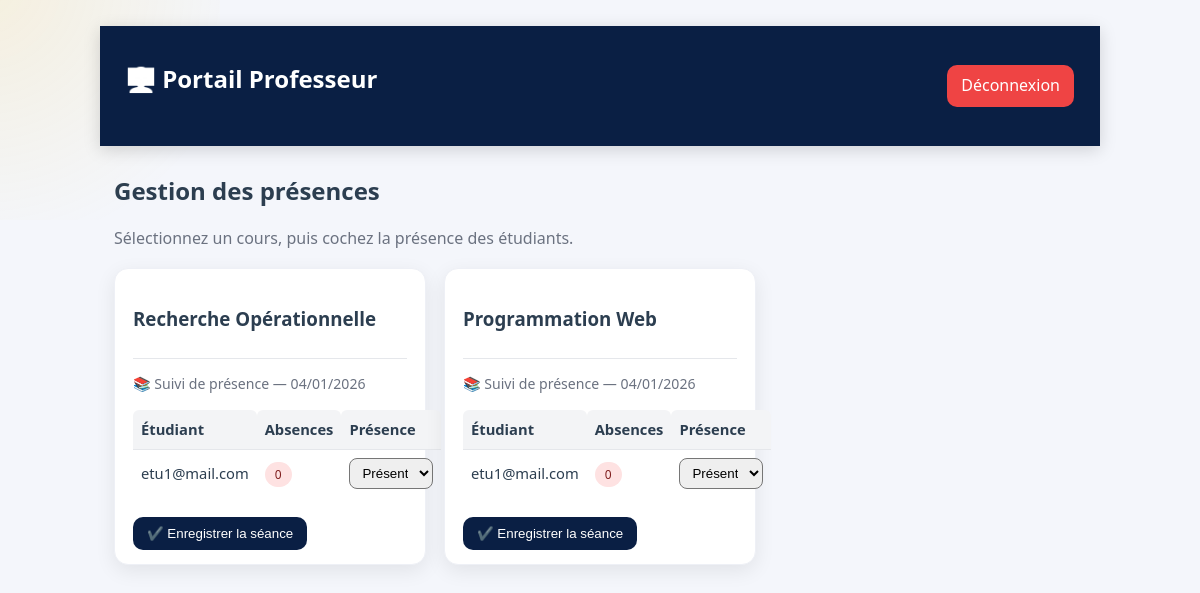
/prof.php (signed in), run on the app's committed database.
### tables this page shows
CREATE TABLE IF NOT EXISTS courses (
  id INT AUTO_INCREMENT PRIMARY KEY,
  name VARCHAR(100)
);

CREATE TABLE IF NOT EXISTS users (
  id INT AUTO_INCREMENT PRIMARY KEY,
  email VARCHAR(50),
  password VARCHAR(255),
  role ENUM('etudiant','prof')
);

### prof.php (the view, shortened to what this page needs)
<?php
$pdo = new PDO("mysql:host=localhost;dbname=liu_mr;charset=utf8mb4","root","");
$pdo->setAttribute(PDO::ATTR_ERRMODE, PDO::ERRMODE_EXCEPTION);
$courses = $pdo->query("SELECT * FROM courses");
?>
<!DOCTYPE html>
<html lang="fr">
<head>
<link rel="stylesheet" href="../style.css">
</head>
<body class="dashboard">
<nav class="navbar">
  <h2 class="logo">👨‍🏫 Portail Professeur</h2>
  <a href="prof.php?logout=1" class="logout-btn">Déconnexion</a>
</nav>
<section class="dashboard fade-in">
  <h1 class="page-title">Gestion des présences</h1>
  <p class="subtitle">Sélectionnez un cours, puis cochez la présence des étudiants.</p>
  <div class="cards">
  <?php while ($course = $courses->fetch(PDO::FETCH_ASSOC)) { ?>
    <div class="card">
        <div class="header-line">
          <h3><?php echo htmlspecialchars($course['name']); ?></h3>
        </div>
        <p class="small-info">
          📚 Suivi de présence — <?php echo date("d/m/Y"); ?>
        </p>
        <form method="post" class="attendance-form">
          <table class="table">
            <tr>
              <th>Étudiant</th>
              <th>Absences</th>
              <th>Présence</th>
            </tr>
            <?php
              $students = $pdo->query("SELECT * FROM users WHERE role='etudiant'");
              while ($s = $students->fetch(PDO::FETCH_ASSOC)) {
                  $abs_stmt = $pdo->prepare("
                      SELECT COUNT(*) FROM attendance
                      WHERE user_id = ? AND course_id = ? AND present = 0
                  ");
                  $abs_stmt->execute([$s['id'], $course['id']]);
                  $abs = $abs_stmt->fetchColumn();
            ?>
            <tr>
              <td><?php echo htmlspecialchars($s['email']); ?></td>
              <td>
                <span class="badge abs"><?php echo $abs; ?></span>
              </td>
              <td>
                <select name="presence[<?php echo $s['id']; ?>]">
                    <option value="1">Présent</option>
                </select>
              </td>
            </tr>
            <?php } ?>
          </table>
          <button type="submit" class="btn-primary save">
            ✔️ Enregistrer la séance
          </button>
        </form>
    </div>
  <?php } ?>
  </div>
</section>
</body>
</html>

### style.css (style rules this page uses)
:root { --primary-color: #1e3a5f; --secondary-color: #ffc107; --accent-color: #e74c3c; --text-dark: #2c3e50; --text-light: #7f8c8d; --bg-light: #f8f9fa; --border-radius: 8px; --box-shadow: 0 4px 15px rgba(0,0,0,0.1); --transition: all 0.3s ease; }
body { margin: 0; font-family: 'Poppins', 'Segoe UI', Arial, sans-serif; background: linear-gradient(120deg, #f8f9fa 0%, #e6eaf0 100%) fixed; color: var(--text-dark); line-height: 1.6; min-height: 100vh; position: relative; }
body::before { content: ''; position: fixed; top: -120px; left: -120px; width: 340px; height: 340px; background: radial-gradient(circle at 30% 30%, var(--secondary-color) 0%, transparent 80%); opacity: 0.12; z-index: 0; pointer-events: none; }
body::after { content: ''; position: fixed; bottom: -100px; right: -100px; width: 260px; height: 260px; background: radial-gradient(circle at 70% 70%, var(--primary-color) 0%, transparent 80%); opacity: 0.10; z-index: 0; pointer-events: none; }
.navbar { display: flex; align-items: center; justify-content: space-between; padding: 1rem 2rem; position: relative; max-width: 1400px; margin: 0 auto; width: 100%; box-sizing: border-box; }
.logo { height: 52px; margin-right: 1.5rem; filter: brightness(0) invert(1); transition: var(--transition); }

### prof.php (style rules this page uses)
body { background:#f4f6fb }
.navbar { display:flex; justify-content:space-between; align-items:center; padding:14px 26px; background:#0a1f44; color:white; box-shadow:0 4px 16px rgba(0,0,0,.15); }
.logo { font-weight:700 }
.logout-btn { background:#ef4444; color:white; text-decoration:none; padding:8px 14px; border-radius:10px; transition:.2s; }
.dashboard { max-width:1000px; margin:26px auto; padding:0 14px 60px; }
.page-title { margin-bottom:4px }
.subtitle { color:#6b7280;margin-bottom:16px }
.cards { display:grid; grid-template-columns:repeat(auto-fill,minmax(310px,1fr)); gap:18px; }
.card { background:white; border-radius:14px; padding:16px 18px 14px; box-shadow:0 6px 20px rgba(0,0,0,.08); border:1px solid #eef0f6; transition:.25s; }
.header-line { margin-bottom:12px; border-bottom:1px solid #e5e7eb; padding-bottom:6px; }
.small-info { color:#6b7280;font-size:.88rem;margin-bottom:14px }
.table { width:100%; border-collapse:collapse; margin-bottom:8px; font-size:.92rem; }
.table th { text-align:left; background:#f3f4f6; padding:8px; border-radius:6px 6px 0 0; }
.table td { padding:8px;border-top:1px solid #e5e7eb }
.badge { padding:4px 10px; border-radius:999px; font-size:12px; }
.badge.abs { background:#fee2e2;color:#7f1d1d }
select { padding:6px 8px; border-radius:8px; }
.btn-primary { background:#0a1f44; color:white; border:none; padding:9px 14px; border-radius:10px; cursor:pointer; transition:.2s; }
.save { margin-top:12px }

### data on the page
courses: name "Recherche Opérationnelle"
users: email "etu1@mail.com", abs "0", id "Présent"
courses: name "Programmation Web"
